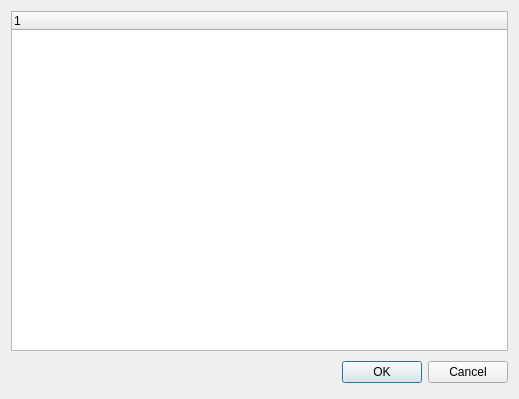
<?xml version="1.0" encoding="UTF-8"?>
<ui version="4.0">
 <class>group</class>
 <widget class="QDialog" name="group">
  <property name="geometry">
   <rect>
    <x>0</x>
    <y>0</y>
    <width>519</width>
    <height>399</height>
   </rect>
  </property>
  <property name="windowTitle">
   <string>Dialog</string>
  </property>
  <layout class="QVBoxLayout" name="verticalLayout">
   <item>
    <widget class="QTreeWidget" name="treeWidget">
     <column>
      <property name="text">
       <string notr="true">1</string>
      </property>
     </column>
    </widget>
   </item>
   <item>
    <layout class="QHBoxLayout">
     <property name="spacing">
      <number>6</number>
     </property>
     <property name="margin">
      <number>0</number>
     </property>
     <item>
      <spacer>
       <property name="orientation">
        <enum>Qt::Horizontal</enum>
       </property>
       <property name="sizeHint" stdset="0">
        <size>
         <width>131</width>
         <height>31</height>
        </size>
       </property>
      </spacer>
     </item>
     <item>
      <widget class="QPushButton" name="okButton">
       <property name="text">
        <string>OK</string>
       </property>
      </widget>
     </item>
     <item>
      <widget class="QPushButton" name="cancelButton">
       <property name="text">
        <string>Cancel</string>
       </property>
      </widget>
     </item>
    </layout>
   </item>
  </layout>
 </widget>
 <resources>
  <include location="tester.qrc"/>
 </resources>
 <connections>
  <connection>
   <sender>okButton</sender>
   <signal>clicked()</signal>
   <receiver>group</receiver>
   <slot>accept()</slot>
   <hints>
    <hint type="sourcelabel">
     <x>278</x>
     <y>253</y>
    </hint>
    <hint type="destinationlabel">
     <x>96</x>
     <y>254</y>
    </hint>
   </hints>
  </connection>
  <connection>
   <sender>cancelButton</sender>
   <signal>clicked()</signal>
   <receiver>group</receiver>
   <slot>reject()</slot>
   <hints>
    <hint type="sourcelabel">
     <x>369</x>
     <y>253</y>
    </hint>
    <hint type="destinationlabel">
     <x>179</x>
     <y>282</y>
    </hint>
   </hints>
  </connection>
 </connections>
</ui>
